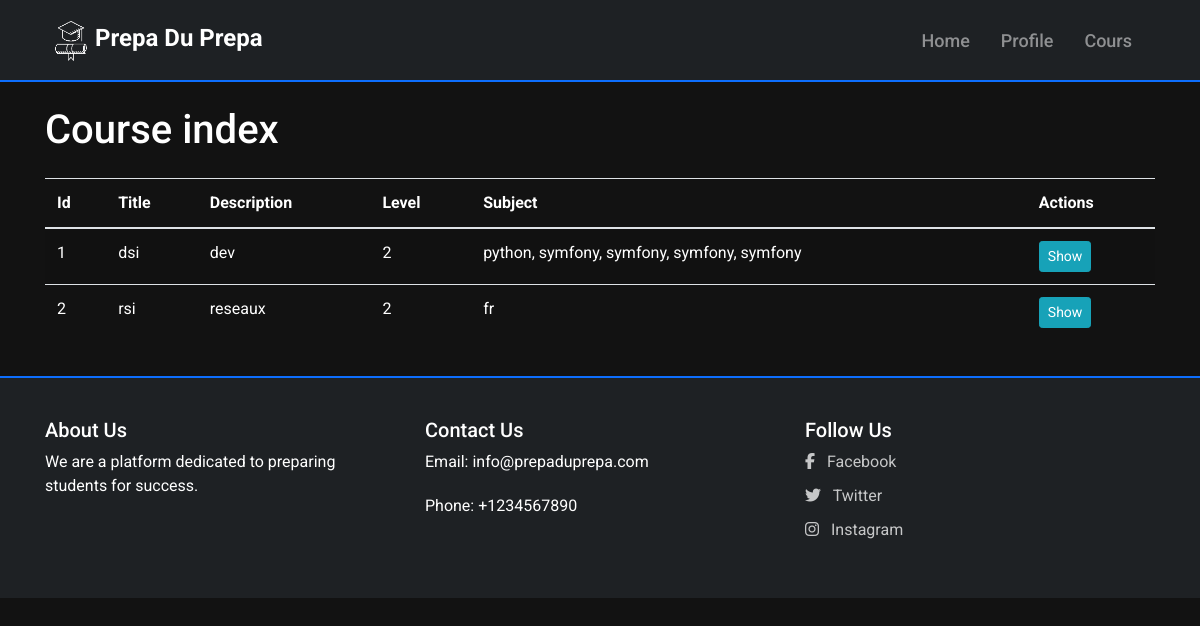
Screenshot of /course_index with the database file from the repository.
### user/models.py (models this page shows, shortened)
class course(models.Model):
    courseId = models.AutoField(primary_key=True)
    title = models.CharField(max_length=100)
    description = models.CharField(max_length=200)
    level = models.IntegerField()

class subject(models.Model):
    subjectId = models.AutoField(primary_key=True)
    title = models.CharField(max_length=100)
    description = models.CharField(max_length=200)
    course = models.ForeignKey(course, on_delete=models.CASCADE,null=True)

### user/views.py (the view)
# urls.py: path('course_index', views.course_index, name='course_index'),
def course_index(request):
    courses = course.objects.all()
    return render(request, 'course/course.html', {'courses': courses})

### templates/course/course.html (shortened to what this page needs)
{% extends 'base.html' %}
{% block content %}
<div class="container">
    <h1 class="mt-4 mb-4 text-white">Course index</h1>
    <div class="table-responsive">
        <table class="table text-white table-striped">
            <thead>
                <tr>
                    <th scope="col">Id</th>
                    <th scope="col">Title</th>
                    <th scope="col">Description</th>
                    <th scope="col">Level</th>
                    <th scope="col">Subject</th>
                    <th scope="col">Actions</th>
                </tr>
            </thead>
            <tbody>
                {% for course in courses %}
                <tr>
                    <td>{{ course.courseId }}</td>
                    <td>{{ course.title }}</td>
                    <td>{{ course.description }}</td>
                    <td>{{ course.level }}</td>
                    <td>{% for subject in course.subject_set.all %}{{ subject.title }}{% if not forloop.last %}, {% endif %}{% endfor %}</td>
                    <td>
                        <a href="{% url 'course_show' course.courseId %}" class="btn btn-sm btn-info">Show</a>
                    </td>
                </tr>
                {% empty %}
                <tr>
                    <td colspan="6" class="text-center">No records found</td>
                </tr>
                {% endfor %}
            </tbody>
        </table>
    </div>
</div>
{% endblock %}

### templates/base.html (style rules this page uses)
body { background-color: #121212; color: #fff; font-family: 'Roboto', sans-serif; margin: 0; padding: 0; }

### rows the page displays
course: courseId "1", title "dsi", description "dev", level "2"
subject: title "python"
subject: title "symfony"
subject: title "symfony"
subject: title "symfony"
subject: title "symfony"
course: courseId "2", title "rsi", description "reseaux", level "2"
subject: title "fr"
